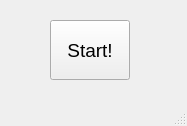
<?xml version="1.0" encoding="UTF-8"?>
<ui version="4.0">
 <class>MainWindow</class>
 <widget class="QMainWindow" name="MainWindow">
  <property name="geometry">
   <rect>
    <x>0</x>
    <y>0</y>
    <width>187</width>
    <height>126</height>
   </rect>
  </property>
  <property name="windowTitle">
   <string>MainWindow</string>
  </property>
  <widget class="QWidget" name="centralwidget">
   <widget class="QPushButton" name="startBtn">
    <property name="geometry">
     <rect>
      <x>50</x>
      <y>20</y>
      <width>80</width>
      <height>60</height>
     </rect>
    </property>
    <property name="font">
     <font>
      <pointsize>14</pointsize>
     </font>
    </property>
    <property name="text">
     <string>Start!</string>
    </property>
   </widget>
  </widget>
  <widget class="QMenuBar" name="menubar">
   <property name="geometry">
    <rect>
     <x>0</x>
     <y>0</y>
     <width>187</width>
     <height>21</height>
    </rect>
   </property>
  </widget>
  <widget class="QStatusBar" name="statusbar"/>
 </widget>
 <resources/>
 <connections/>
</ui>
